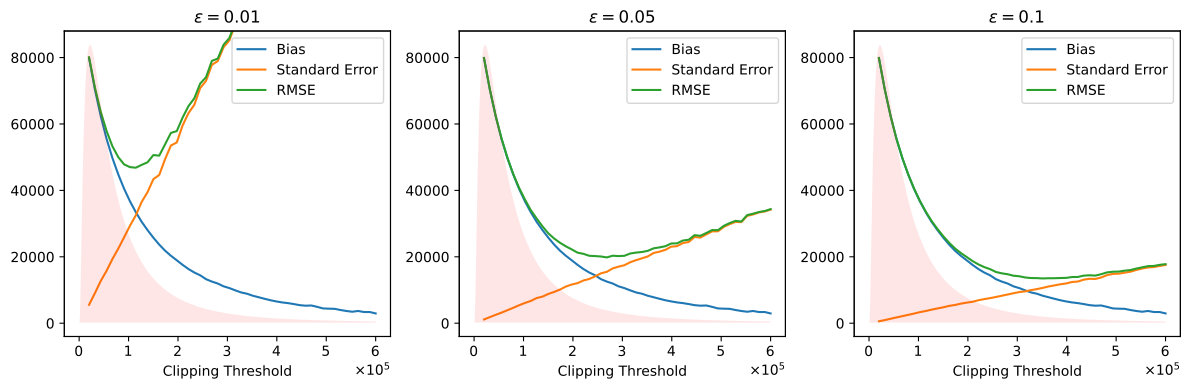

Write Python code to recreate this figure.
from matplotlib import pyplot as plt
from matplotlib import ticker
import numpy as np
from tqdm import tqdm

# Fixed seed for reproducibility
np.random.seed(0)

def sample(mu, sigma, N):
	return np.exp(np.random.normal(mu, sigma, N))

def pdf(x, mu, sigma):
	return 1 / (sigma * x * np.sqrt(2 * np.pi)) * np.exp(-1/2 * ((np.log(x) - mu) / sigma) ** 2)

def laplace_mech(D, t, eps):
	return np.mean(D.clip(0, t)) + np.random.laplace(0, t / (eps * len(D)))

load_name = input("load results: ")

if load_name:
	npz = np.load(load_name + ".npz")
	D = npz["D"]
	T = npz["T"]
	eps = npz["eps"]
	median = npz["median"]
	sigma = npz["sigma"]
else:
	save_name = input("save results: ")

	# === EXPERIMENT PARAMS ===
	N = 500                            # sample size
	M = 10000                          # no repetitions to estimate properties of estimator
	median = 60000                     # median of lognormal population
	sigma = 1                          # population drawn from log of normal with std sigma
	eps = np.array([0.01, 0.05, 0.1])  # privacy params (plot code assumes 3 values)
	T = np.linspace(20000, 600000, 50) # range of truncation thresholds
	# =========================

	# repeatedly run estimator; zero out mean since we only care about bias
	mean = np.exp(np.log(median) + sigma ** 2 / 2)
	D = np.array([
		[[laplace_mech(sample(np.log(median), sigma, N), t, e) for _ in range(M)] for t in tqdm(T)]

		for e in tqdm(eps)
	]) - mean

	# save results to avoid recomputing when updating plots
	np.savez(save_name + ".npz", D = D, T = T, eps = eps, median = median, sigma = sigma)

B = np.mean(D, -1)
S = np.sqrt(np.var(D, -1))
R = np.sqrt(np.mean(D ** 2, -1))

rescale = 1
H = 50000

# fig, axs = plt.subplots(2, 2)
fig, axs = plt.subplots(1, 3, figsize = (12, 4))
for i in range(len(eps)):
	# ax = axs[i // 2][i % 2]
	ax = axs[i]

	x = np.linspace(1 / H, np.max(T), H)
	y = pdf(x, np.log(median), sigma)
	pdf_ax = ax.twinx()
	pdf_ax.fill_between(x / rescale, y, 0, alpha = 0.1, facecolor = "r")
	pdf_ax.set_yticklabels([])
	pdf_ax.set_yticks([])

	ax.set_title(r"$\epsilon = " + str(eps[i]) + r"$")
	# ax.xaxis.set_major_formatter(ticker.FormatStrFormatter('%g'))
	ax.ticklabel_format(axis = "x", style = "sci", scilimits = (0, 0), useMathText = True)
	# ax.set_ylim(top = 80000)
	ax.plot(T / rescale, -B[2], label = "Bias")
	ax.plot(T / rescale, S[i], label = "Standard Error")
	ax.plot(T / rescale, R[i], label = "RMSE")
	ax.set_xlabel(f"Clipping Threshold")
	ax.set_ylim(top = 88000, bottom = -4000)
	# if np.max(R[i]) > 100000:
	# 	ax.set_ylim([0, 210000])
	ax.legend(loc = "upper right")
# fig.suptitle("Clip-and-Noise on Synthetic Log-Normal Data")
plt.tight_layout()
plt.savefig((load_name or save_name) + ".pdf", bbox_inches = "tight")
plt.show()
